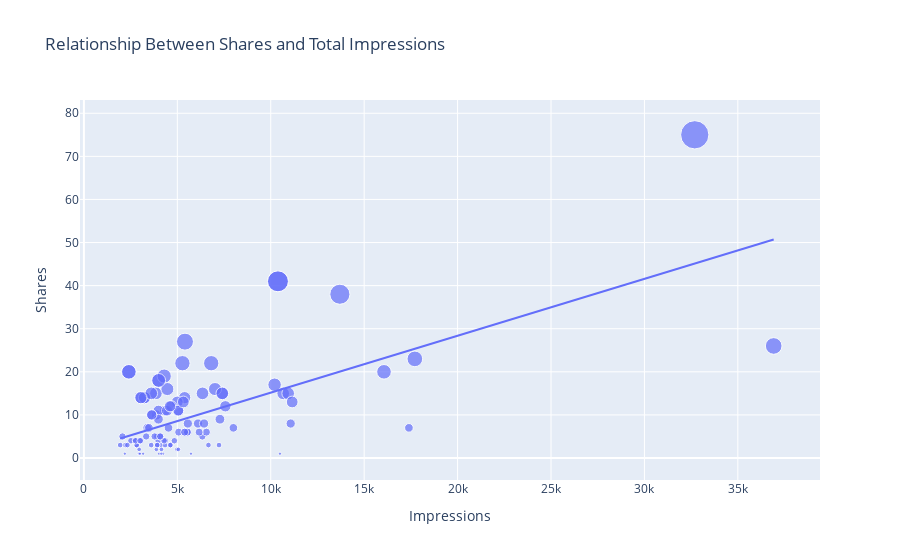

The cell this chart's notebook holds for it:
### Markdown cell above
- It looks like the number of comments we get on a post doesn’t affect its reach. 

- Let’s have a look at the relationship between the number of shares and the number of impressions:

### Code cell
figure = px.scatter(data_frame = data, x="Impressions",
                    y="Shares", size="Shares", trendline="ols", 
                    title = "Relationship Between Shares and Total Impressions")
figure.show()

### Figure 1 — Plotly figure (JSON) as saved in the notebook; plotly's stock layout.template omitted (floating-point values rounded to 4 significant figures)
{"data": [{"hovertemplate": "Impressions=%{x}<br>Shares=%{marker.size}<extra></extra>", "legendgroup": "", "marker": {"color": "#636efa", "size": [5, 14, 1, 7, 4, 10, 3, 3, 14, 11, 11, 18, 20, 5, 4, 9, 14, 3, 5, 6, 4, 3, 4, 3, 15, 4, 3, 8, 0, 3, 11, 1, 3, 20, 13, 4, 2, 5, 19, 10, 3, 15, 41, 1, 16, 1, 8, 15, 9, 2, 7, 16, 14, 6, 5, 1, 0, 12, 5, 0, 15, 2, 3, 7, 0, 15, 6, 6, 0, 1, 11, 2, 6, 12, 22, 11, 18, 1, 6, 20, 10, 3, 15, 41, 1, 14, 3, 5, 6, 4, 3, 4, 27, 13, 7, 2, 12, 15, 8, 3, 7, 22, 23, 8, 4, 13, 17, 38, 1, 1, 75, 26], "sizemode": "area", "sizeref": 0.1875, "symbol": "circle"}, "mode": "markers", "name": "", "orientation": "v", "showlegend": false, "type": "scatter", "x": [3920, 5394, 4021, 4528, 2518, 3884, 4115, 2218, 3234, 4344, 5055, 4002, 2407, 2064, 3973, 7281, 3052, 4628, 4082, 5394, 2766, 3924, 3015, 6666, 3854, 4355, 4343, 6108, 2523, 2327, 3990, 2191, 1941, 16062, 4998, 4289, 3880, 3786, 4298, 3630, 2826, 7407, 10386, 2998, 7018, 2941, 6432, 10667, 3988, 4978, 3388, 4467, 3246, 5072, 6339, 4239, 3454, 7571, 3333, 3818, 10933, 5058, 3601, 3480, 3525, 3606, 5542, 6559, 3623, 10493, 4446, 2957, 5538, 4681, 5273, 5055, 4002, 3169, 6168, 2407, 3630, 2826, 7407, 10386, 2998, 3052, 4628, 4082, 5394, 2766, 3924, 3015, 5409, 5323, 8001, 4150, 4609, 6348, 11068, 7231, 17396, 6814, 17713, 5563, 4842, 11149, 10206, 13700, 5731, 4139, 32695, 36919], "xaxis": "x", "y": [5, 14, 1, 7, 4, 10, 3, 3, 14, 11, 11, 18, 20, 5, 4, 9, 14, 3, 5, 6, 4, 3, 4, 3, 15, 4, 3, 8, 0, 3, 11, 1, 3, 20, 13, 4, 2, 5, 19, 10, 3, 15, 41, 1, 16, 1, 8, 15, 9, 2, 7, 16, 14, 6, 5, 1, 0, 12, 5, 0, 15, 2, 3, 7, 0, 15, 6, 6, 0, 1, 11, 2, 6, 12, 22, 11, 18, 1, 6, 20, 10, 3, 15, 41, 1, 14, 3, 5, 6, 4, 3, 4, 27, 13, 7, 2, 12, 15, 8, 3, 7, 22, 23, 8, 4, 13, 17, 38, 1, 1, 75, 26], "yaxis": "y"}, {"hovertemplate": "<b>OLS trendline</b><br>Shares = 0.00132057 * Impressions + 1.96229<br>R<sup>2</sup>=0.401315<br><br>Impressions=%{x}<br>Shares=%{y} <b>(trend)</b><extra></extra>", "legendgroup": "", "marker": {"color": "#636efa", "symbol": "circle"}, "mode": "lines", "name": "", "showlegend": false, "type": "scatter", "x": [1941, 2064, 2191, 2218, 2327, 2407, 2407, 2518, 2523, 2766, 2766, 2826, 2826, 2941, 2957, 2998, 2998, 3015, 3015, 3052, 3052, 3169, 3234, 3246, 3333, 3388, 3454, 3480, 3525, 3601, 3606, 3623, 3630, 3630, 3786, 3818, 3854, 3880, 3884, 3920, 3924, 3924, 3973, 3988, 3990, 4002, 4002, 4021, 4082, 4082, 4115, 4139, 4150, 4239, 4289, 4298, 4343, 4344, 4355, 4446, 4467, 4528, 4609, 4628, 4628, 4681, 4842, 4978, 4998, 5055, 5055, 5058, 5072, 5273, 5323, 5394, 5394, 5394, 5409, 5538, 5542, 5563, 5731, 6108, 6168, 6339, 6348, 6432, 6559, 6666, 6814, 7018, 7231, 7281, 7407, 7407, 7571, 8001, 10206, 10386, 10386, 10493, 10667, 10933, 11068, 11149, 13700, 16062, 17396, 17713, 32695, 36919], "xaxis": "x", "y": [4.526, 4.688, 4.856, 4.891, 5.035, 5.141, 5.141, 5.287, 5.294, 5.615, 5.615, 5.694, 5.694, 5.846, 5.867, 5.921, 5.921, 5.944, 5.944, 5.993, 5.993, 6.147, 6.233, 6.249, 6.364, 6.436, 6.524, 6.558, 6.617, 6.718, 6.724, 6.747, 6.756, 6.756, 6.962, 7.004, 7.052, 7.086, 7.091, 7.139, 7.144, 7.144, 7.209, 7.229, 7.231, 7.247, 7.247, 7.272, 7.353, 7.353, 7.396, 7.428, 7.443, 7.56, 7.626, 7.638, 7.698, 7.699, 7.713, 7.834, 7.861, 7.942, 8.049, 8.074, 8.074, 8.144, 8.357, 8.536, 8.563, 8.638, 8.638, 8.642, 8.66, 8.926, 8.992, 9.085, 9.085, 9.085, 9.105, 9.276, 9.281, 9.309, 9.53, 10.03, 10.11, 10.33, 10.35, 10.46, 10.62, 10.77, 10.96, 11.23, 11.51, 11.58, 11.74, 11.74, 11.96, 12.53, 15.44, 15.68, 15.68, 15.82, 16.05, 16.4, 16.58, 16.69, 20.05, 23.17, 24.93, 25.35, 45.14, 50.72], "yaxis": "y"}], "layout": {"autosize": true, "legend": {"itemsizing": "constant", "tracegroupgap": 0}, "title": {"text": "Relationship Between Shares and Total Impressions"}, "xaxis": {"anchor": "y", "autorange": true, "domain": [0, 1], "range": [-287.0, 39600.0], "title": {"text": "Impressions"}, "type": "linear"}, "yaxis": {"anchor": "x", "autorange": true, "domain": [0, 1], "range": [-6.285, 88.0], "title": {"text": "Shares"}, "type": "linear"}}}
